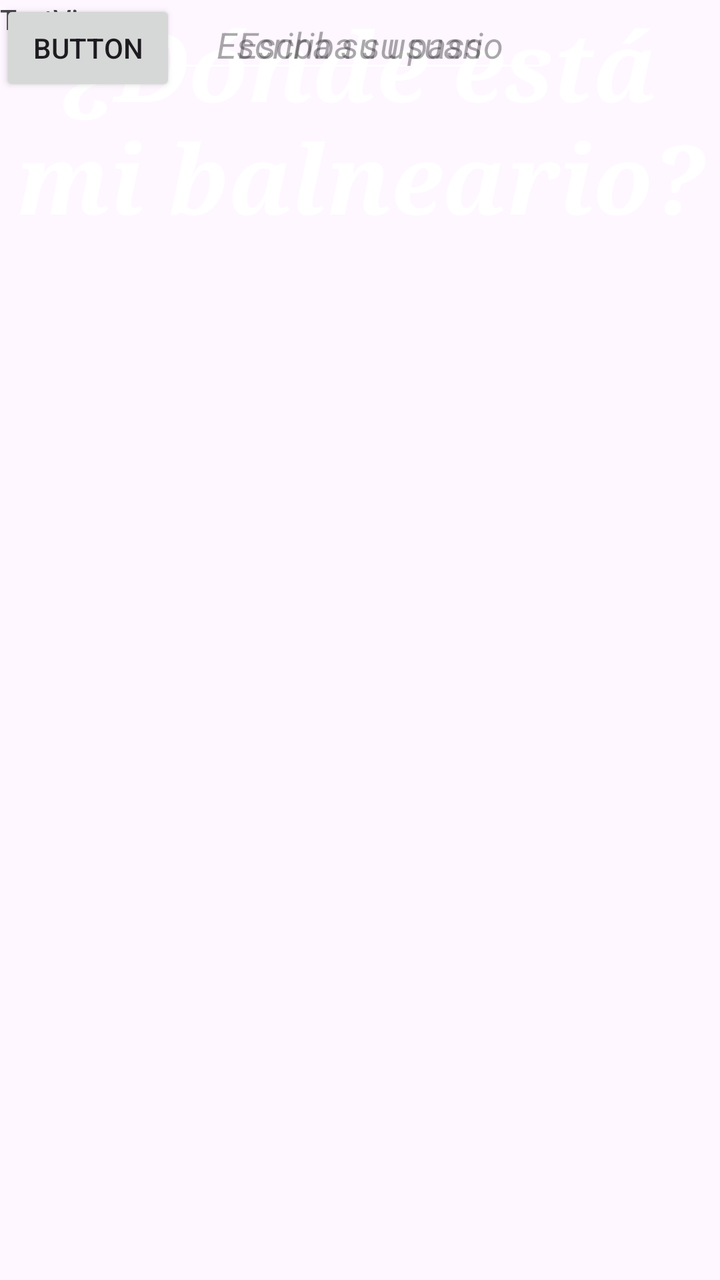
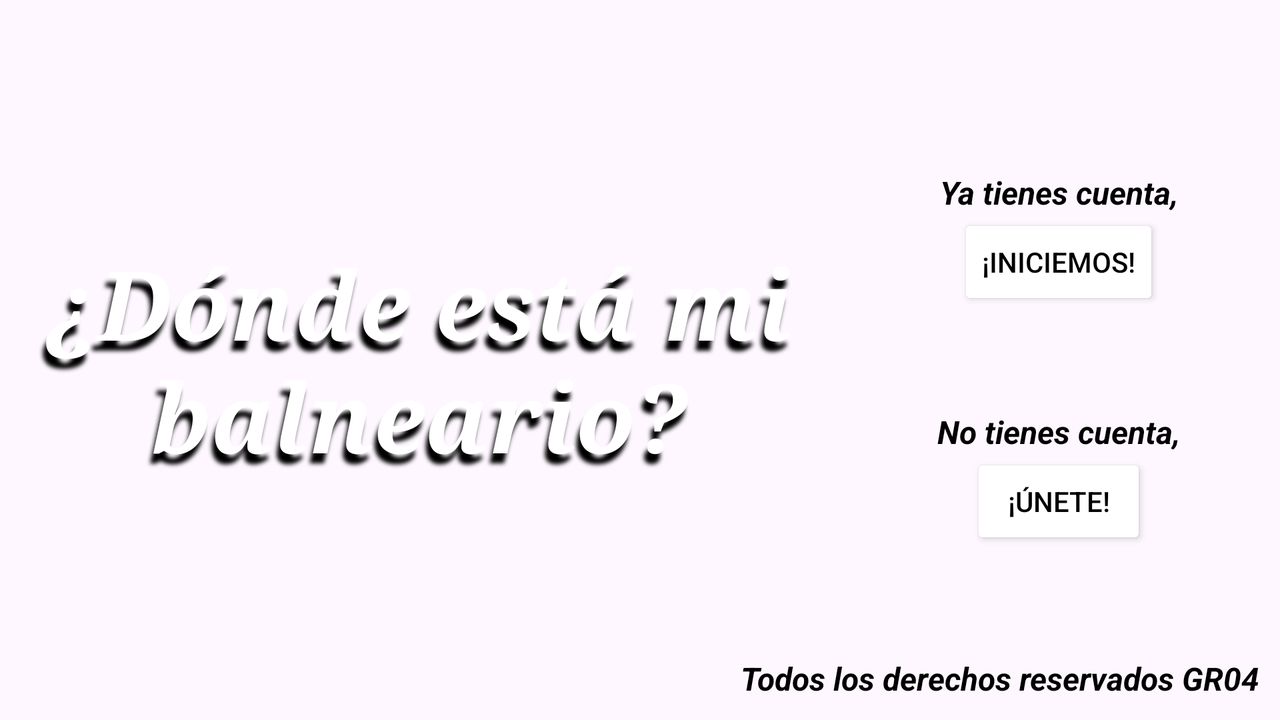

An Android layout and its configuration variant, each rendered on a device that would load it. The default file and the variant file are quoted in full after the pictures.
<!-- AndroidManifest.xml: application theme Theme.WhatIsMyBaln04 -->
<!-- res/layout/activity_main.xml -->
<?xml version="1.0" encoding="utf-8"?>
<androidx.constraintlayout.widget.ConstraintLayout xmlns:android="http://schemas.android.com/apk/res/android"
    xmlns:app="http://schemas.android.com/apk/res-auto"
    xmlns:tools="http://schemas.android.com/tools"
    android:id="@+id/main"
    android:layout_width="match_parent"
    android:layout_height="match_parent"
    tools:context=".MainActivity">

    <ImageView
        android:id="@+id/splash1"
        android:layout_width="wrap_content"
        android:layout_height="wrap_content"
        android:scaleType="centerCrop"
        app:layout_constraintBottom_toBottomOf="parent"
        app:layout_constraintEnd_toEndOf="parent"
        app:layout_constraintStart_toStartOf="parent"
        app:layout_constraintTop_toTopOf="parent"
        app:srcCompat="@drawable/fondeu" />

    <TextView
        android:id="@+id/titulo"
        android:layout_width="wrap_content"
        android:layout_height="wrap_content"
        android:fontFamily="serif"
        android:text="¿Dónde está mi balneario?"
        android:textAlignment="center"
        android:textColor="@color/white"
        android:textSize="48sp"
        android:textStyle="bold|italic"
        app:layout_constraintEnd_toEndOf="parent"
        app:layout_constraintStart_toStartOf="parent"
        app:layout_constraintTop_toTopOf="parent" />

    <EditText
        android:id="@+id/input_user"
        android:layout_width="wrap_content"
        android:layout_height="wrap_content"
        android:inputType="text"
        android:hint="Escriba su usuario"
        style="@style/sty_input"
        app:layout_constraintEnd_toEndOf="parent"
        app:layout_constraintStart_toStartOf="parent"
        tools:layout_editor_absoluteY="183dp" />

    <EditText
        android:id="@+id/editTextTextPassword"
        android:layout_width="wrap_content"
        android:layout_height="wrap_content"
        android:inputType="textPassword"
        android:hint="Escriba su pass"
        style="@style/sty_input"
        app:layout_constraintEnd_toEndOf="parent"
        app:layout_constraintStart_toStartOf="parent"
        tools:layout_editor_absoluteY="269dp" />

    <Button
        android:id="@+id/button"
        android:layout_width="wrap_content"
        android:layout_height="wrap_content"
        android:text="Button"
        tools:layout_editor_absoluteX="161dp"
        tools:layout_editor_absoluteY="383dp" />

    <TextView
        android:id="@+id/textView"
        android:layout_width="wrap_content"
        android:layout_height="wrap_content"
        android:text="TextView"
        tools:layout_editor_absoluteX="184dp"
        tools:layout_editor_absoluteY="471dp" />

    <TextView
        android:id="@+id/textView2"
        android:layout_width="wrap_content"
        android:layout_height="wrap_content"
        android:text="TextView"
        tools:layout_editor_absoluteX="186dp"
        tools:layout_editor_absoluteY="512dp" />

    <TextView
        android:id="@+id/textView3"
        android:layout_width="wrap_content"
        android:layout_height="wrap_content"
        android:text="TextView"
        tools:layout_editor_absoluteX="340dp"
        tools:layout_editor_absoluteY="695dp" />

</androidx.constraintlayout.widget.ConstraintLayout>
<!-- resources referenced by this layout -->
<resources>
  <color name="white">#FFFFFF</color>
  <style name="sty_input">
          <item name="android:ems">9</item>
          <item name="android:textAlignment">center</item>
          <item name="android:textStyle">italic</item>
          <item name="android:backgroundTint">@color/white</item>
          <item name="android:layout_marginTop">10dp</item>
      </style>
  <style name="Theme.WhatIsMyBaln04" parent="Base.Theme.WhatIsMyBaln04" />
  <style name="Base.Theme.WhatIsMyBaln04" parent="Theme.Material3.DayNight.NoActionBar">
          
          
      </style>
</resources>
<!-- res/layout-land/activity_main.xml (the author's variant of the layout above) -->
<!-- drawn on the phone turned sideways -->
<?xml version="1.0" encoding="utf-8"?>
<androidx.constraintlayout.widget.ConstraintLayout xmlns:android="http://schemas.android.com/apk/res/android"
    xmlns:app="http://schemas.android.com/apk/res-auto"
    xmlns:tools="http://schemas.android.com/tools"
    android:id="@+id/main"
    android:layout_width="match_parent"
    android:layout_height="match_parent"
    tools:context=".MainActivity">

    <ImageView
        android:layout_width="wrap_content"
        android:layout_height="wrap_content"
        android:scaleType="centerCrop"
        app:layout_constraintBottom_toBottomOf="parent"
        app:layout_constraintEnd_toEndOf="parent"
        app:layout_constraintStart_toStartOf="parent"
        app:layout_constraintTop_toTopOf="parent"
        app:srcCompat="@drawable/fondeu" />

    <LinearLayout
        android:layout_width="wrap_content"
        android:layout_height="wrap_content"
        android:gravity="center"
        app:layout_constraintTop_toTopOf="parent"
        app:layout_constraintStart_toStartOf="parent"
        app:layout_constraintEnd_toEndOf="parent"
        app:layout_constraintBottom_toBottomOf="parent"
        android:orientation="horizontal">

        <TextView
            android:id="@+id/titulo1"
            style="@style/sty_title"
            android:layout_weight="1"
            android:layout_width="wrap_content"
            android:layout_height="wrap_content"
            android:text="¿Dónde está mi balneario?" />

        <LinearLayout
            android:layout_width="wrap_content"
            android:layout_height="wrap_content"
            android:gravity="center"
            android:layout_margin="50dp"
            android:orientation="vertical">

            <TextView
                style="@style/sty_aux"
                android:layout_width="wrap_content"
                android:layout_height="wrap_content"
                android:text="Ya tienes cuenta," />

            <Button
                android:id="@+id/btn_login1"
                style="@style/sty_button"
                android:layout_width="wrap_content"
                android:layout_height="wrap_content"
                android:text="¡Iniciemos!"
                app:cornerRadius="5dp"
                app:strokeColor="@color/black"
                app:strokeWidth="2dp" />

            <TextView
                style="@style/sty_aux"
                android:layout_width="wrap_content"
                android:layout_height="wrap_content"
                android:layout_marginTop="50dp"
                android:text="No tienes cuenta," />

            <Button
                android:id="@+id/btn_singup1"
                style="@style/sty_button"
                android:layout_width="wrap_content"
                android:layout_height="wrap_content"
                android:text="¡Únete!"
                app:cornerRadius="5dp"
                app:strokeColor="@color/black"
                app:strokeWidth="2dp" />

        </LinearLayout>
    </LinearLayout>

    <TextView
        android:layout_width="wrap_content"
        android:layout_height="wrap_content"
        android:text="Todos los derechos reservados GR04"
        style="@style/sty_aux"
        android:layout_margin="10dp"
        app:layout_constraintEnd_toEndOf="parent"
        app:layout_constraintBottom_toBottomOf="parent" />

</androidx.constraintlayout.widget.ConstraintLayout>
<!-- resources referenced by the variant -->
<!-- as the phone turned sideways resolves them -->
<resources>
  <color name="black">#000000</color>
  <style name="sty_aux">
          <item name="android:textAlignment">center</item>
          <item name="android:textColor">@color/black</item>
          <item name="android:textSize">16sp</item>
          <item name="android:textStyle">bold|italic</item>
      </style>
  <style name="sty_button">
          <item name="android:backgroundTint">@color/white</item>
          <item name="android:textColor">@color/black</item>
      </style>
  <style name="sty_title">
          <item name="android:fontFamily">serif</item>
          <item name="android:textAlignment">center</item>
          <item name="android:textColor">@color/white</item>
          <item name="android:textSize">48sp</item>
          <item name="android:textStyle">bold|italic</item>
          <item name="android:shadowColor">@color/black</item>
          <item name="android:shadowDx">-5</item>
          <item name="android:shadowDy">15</item>
          <item name="android:shadowRadius">5</item>
      </style>
  <style name="Theme.WhatIsMyBaln04" parent="Base.Theme.WhatIsMyBaln04" />
  <color name="white">#FFFFFF</color>
  <style name="Base.Theme.WhatIsMyBaln04" parent="Theme.Material3.DayNight.NoActionBar">
          
          
      </style>
</resources>
